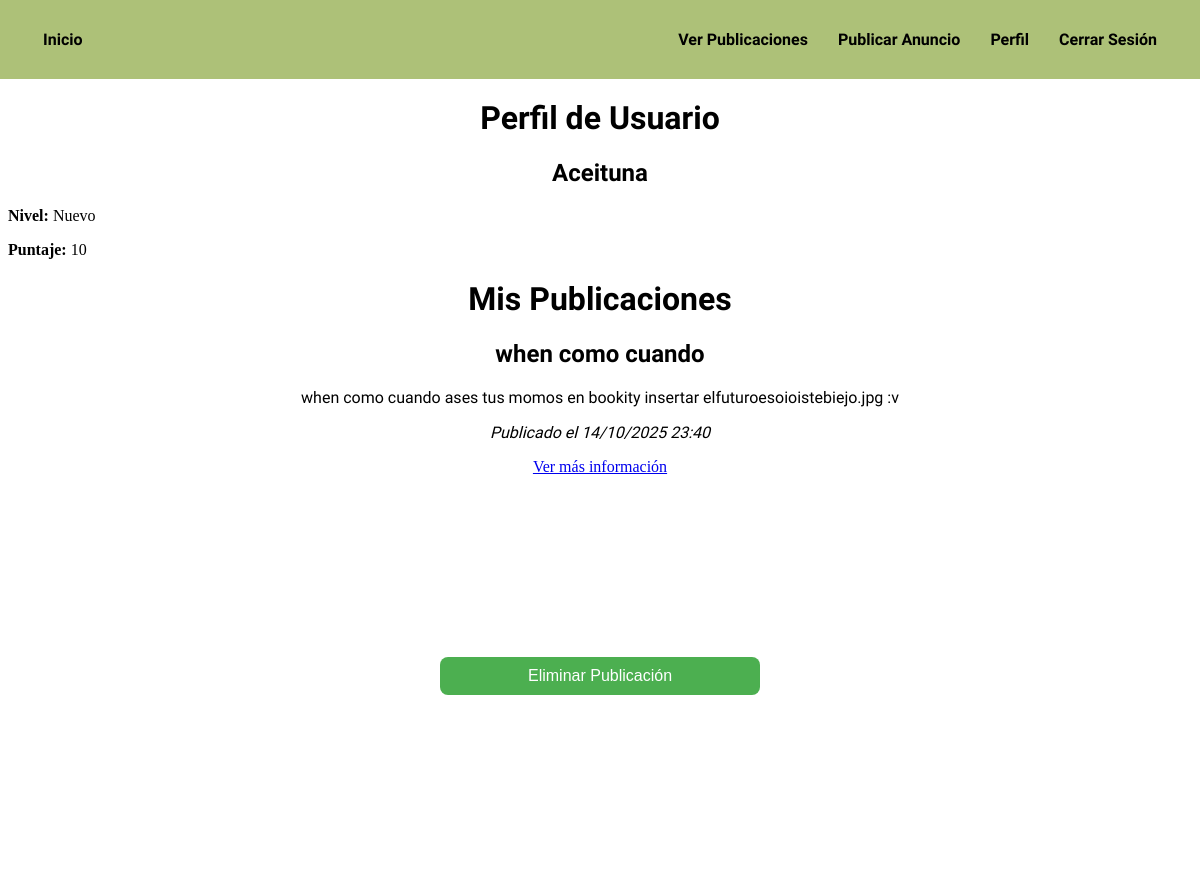
Before: /perfil/ (signed in) with the older database file.
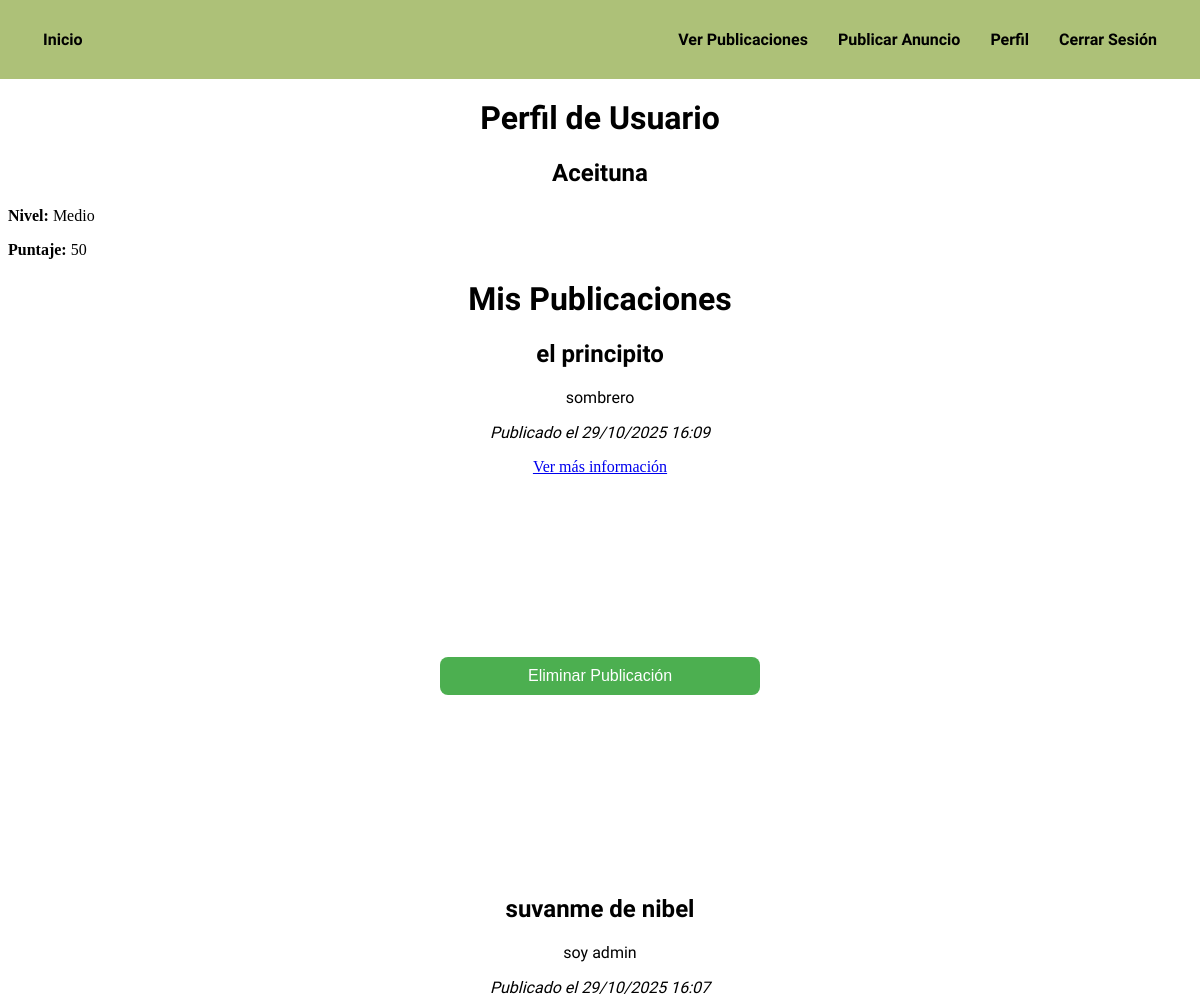
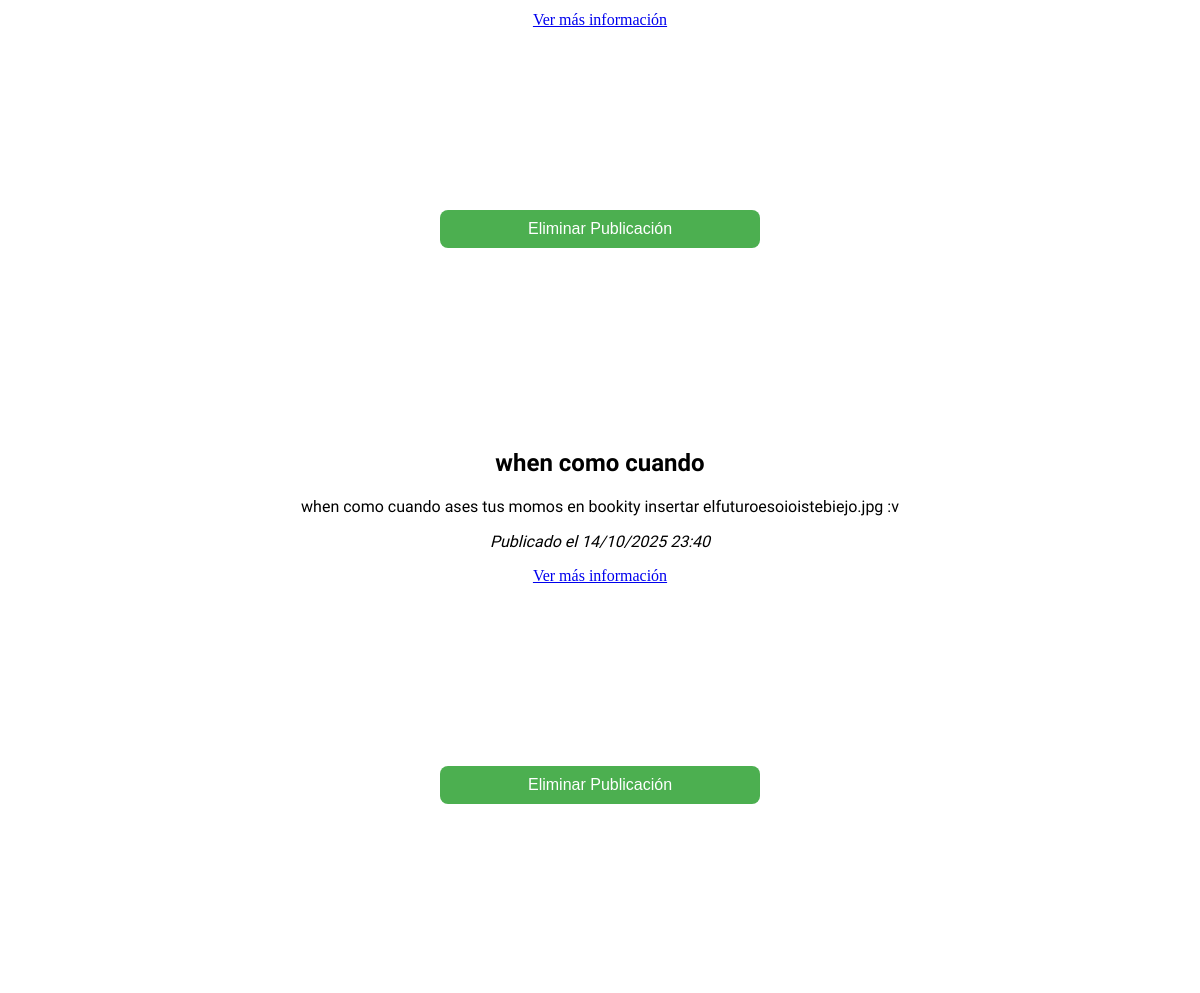
After: the same page with the newer database file (2 pictures, top to bottom).
### BookityApp/models.py (models this page shows, shortened)
class Perfil(models.Model):
    user = models.OneToOneField('auth.User', on_delete=models.CASCADE)
    latitud_defecto = models.FloatField(null=True, blank=True)
    longitud_defecto = models.FloatField(null=True, blank=True)
    puntaje_usuario = models.IntegerField(default=0)
    nivel_usuario = models.CharField(max_length=20, choices=[('Nuevo', 'Nuevo'), ('Medio', 'Medio'), ('KPro', 'KPro')], default='Nuevo')

class Publicacion(models.Model):
    user = models.ForeignKey('auth.User', on_delete=models.CASCADE)
    titulo = models.CharField(max_length=100)
    descripcion = models.TextField()
    contacto = models.CharField(max_length=100)
    tipo = models.CharField(max_length=20, choices=[('Intercambio', 'Intercambio'), ('Donación', 'Donación')], default='Donación')
    fecha_publicacion = models.DateTimeField(auto_now_add=True)
    ubicacion = models.CharField(max_length=100)
    latitud = models.FloatField()
    longitud = models.FloatField()
    estado = models.CharField(max_length=20, choices=[('Disponible', 'Disponible'), ('Cerrado', 'Cerrado')], default='Disponible')
    trato_cerrado_con = models.ForeignKey('auth.User', related_name='trato_cerrado_con', on_delete=models.SET_NULL, null=True, blank=True)

### BookityApp/views.py (the view)
# urls.py: path('perfil/', perfil, name='perfil'),
def perfil(request):
    publicaciones = Publicacion.objects.filter(user=request.user).order_by('-fecha_publicacion')
    return render(request, 'BookityApp/perfil.html', {
        'publicaciones': publicaciones,'perfil': Perfil.objects.get(user=request.user)
    })

### BookityApp/templates/BookityApp/perfil.html (shortened to what this page needs)
{% extends 'BookityApp/base.html' %}
{% block content %}
<h1 style="text-align: center; font-family: 'Sour Gummy', sans-serif;">Perfil de Usuario</h1>
<h2 style="text-align: center; font-family: 'inder', sans-serif;">{{ user.username }}</h2>
<p><strong>Nivel:</strong> {{ perfil.nivel_usuario }}</p>
<p><strong>Puntaje:</strong> {{ perfil.puntaje_usuario }}</p>
<div class="contenedor-publicaciones">
    <h1 style="text-align: center; font-family: 'Sour Gummy', sans-serif;">Mis Publicaciones</h1>
    {% if publicaciones %}
        {% for publicacion in publicaciones %}
            <div class="publicacion">
                <h2 style="text-align: center; font-family: 'inder', sans-serif;">{{ publicacion.titulo }}</h2>
                <p style="text-align: center; font-family: 'inder', sans-serif;">{{ publicacion.descripcion }}</p>
                <p style="text-align: center; font-family: 'inder', sans-serif;"><em>Publicado el {{ publicacion.fecha_publicacion|date:"d/m/Y H:i" }}</em></p>
                <div style="text-align: center;">
                    <a href="{% url 'detalle' publicacion.id %}">Ver más información</a>
                  </div>
                <form method="post" action="{% url 'eliminar_publicacion' publicacion.id %}">
                    <button type="submit">Eliminar Publicación</button>
                </form>
            </div>
        {% endfor %}
    {% else %}
        <p>No has realizado ninguna publicación todavía.</p>
    {% endif %}
</div>
{% endblock %}

### BookityApp/templates/BookityApp/base.html (shortened to what this page needs)
{% load static %}
<!DOCTYPE html>
<html lang="es">
<head>
    <link rel="stylesheet" href="{% static 'css/styles.css' %}">
    <link rel="stylesheet" href="{% static 'css/styles.css' %}">
    <link rel="stylesheet"
        href="https://unpkg.com/leaflet@1.9.4/dist/leaflet.css"
/>
</head>
<body>
    <nav class="barra_nav">
        <div class="logo">
            <a href="\inicio">Inicio</a>
        </div>
        <div class="enlaces">
            <a href="\publicaciones">Ver Publicaciones</a>
            {% if user.is_authenticated %}
                <a href="\publicar">Publicar Anuncio</a>
                <a href="\perfil">Perfil</a>
                <a href="\cerrar_sesion">Cerrar Sesión</a>
            {% endif %}
        </div>
    </nav>
    {% block content %}
    {% endblock %}
</body>
</html>

### BookityApp/static/css/styles.css (style rules this page uses)
body { padding-top: 70px; }
.barra_nav { background-color: #adc178; color: rgb(0, 0, 0); display: flex; justify-content: space-between; align-items: center; font-family: "Sour Gummy", sans-serif; position: fixed; top: 0; left: 0; right: 0; z-index: 1000; padding: 30px; margin-bottom: 30px; }
.barra_nav a { color: rgb(0, 0, 0); text-decoration: none; margin: 0 13px; font-weight: bold; }
form { display: flex; flex-direction: column; align-items: center; justify-content: center; min-height: 50vh; gap: 0px; background-color: white; }
button, input[type="submit"] { width: 320px; padding: 10px; border: none; background-color: #4CAF50; color: white; border-radius: 8px; font-size: 16px; cursor: pointer; transition: background-color 0.2s ease-in-out; }
.publicacion { style="text-align: center; font-family: 'inder', sans-serif;" }

Changed rows visible on the page:
changed Perfil: nivel_usuario "Nuevo" → "Medio"; puntaje_usuario "10" → "50"
added Publicacion: titulo "el principito", descripcion "sombrero", fecha_publicacion "29/10/2025 16:09"
added Publicacion: titulo "suvanme de nibel", descripcion "soy admin", fecha_publicacion "29/10/2025 16:07"
